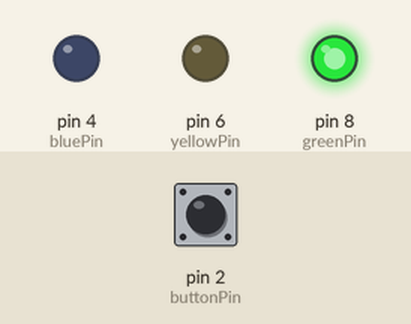
This sketch was run on a simulated Arduino Uno, built with avr-gcc and run on an emulated ATmega328P. Shown: output pins drawn as LEDs (lit = HIGH). Inputs (shaded band) come from the test bench; at power-on: pin 2 (buttonPin) HIGH. What the sketch prints to the serial monitor is not drawn.

Above: at 4.2 s.
4.3 s: pin 2 (buttonPin) pulled LOW for 0.15 s
At 4.6 s:
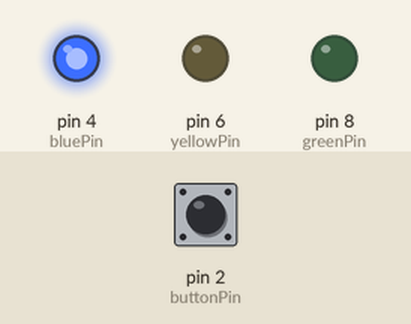
7.4 s: pin 2 (buttonPin) pulled LOW for 1 s
At 11.1 s:
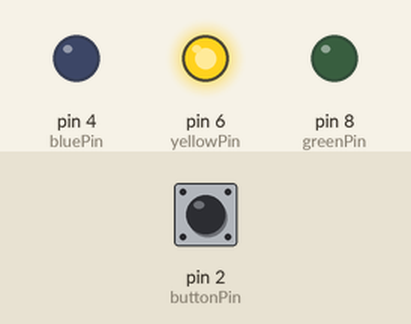
11.4 s: pin 2 (buttonPin) pulled LOW for 3.2 s
At 14.9 s:
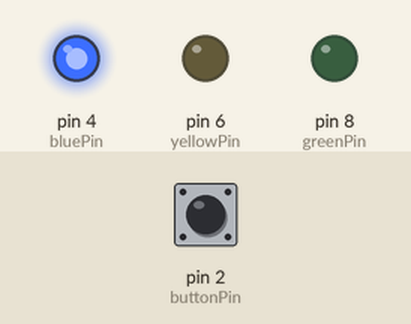
Timing chart, 0 to 19.6 s (numbered marks = the images above; inputs shaded):
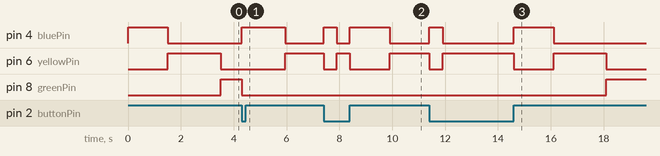

Measured:
- after the input at 4.3 s, pin 4 (bluePin): LOW → HIGH at once, → LOW 1.7 s later; pin 6 (yellowPin): LOW → HIGH after 1.7 s; pin 8 (greenPin): HIGH → LOW at once
- after the input at 7.4 s, pin 4 (bluePin): LOW → HIGH at once, → LOW 0.50 s later, → HIGH 0.50 s later, → LOW 1.5 s later; pin 6 (yellowPin): HIGH → LOW after 0.00 s instead of 0.55 s; pin 8 (greenPin): stays LOW (without the input it goes to HIGH after 0.55 s)
- after the input at 11.4 s, pin 4 (bluePin): LOW → HIGH at once, → LOW 0.50 s later, → HIGH 2.7 s later, → LOW 1.5 s later; pin 8 (greenPin): LOW → HIGH after 6.7 s instead of 0.50 s

The sketch:

morse.ino
```cpp
// Constants and variables (...Mr. Dewitt)
const int greenPin = 8;
const int yellowPin = 6;
const int bluePin = 4;
const int buttonPin = 2;

const int dotSignal = 1;
const int dashSignal = 2;
const int letterPauseSignal = 3;
const int wordPauseSignal = 4;

const int T = 500;
const int letterPause = 3*T;
const int wordPause = 7*T;

int buttonState = HIGH;    // LOW means pressed / active
int previousState = HIGH;
long buttonPress = 0;
long buttonRelease = 0;
long deltaT = 0;
bool wordPauseSent = false;


void setup() {
  // put your setup code here, to run once:

  Serial.begin(9600);

  pinMode(greenPin, OUTPUT);
  pinMode(yellowPin, OUTPUT);
  pinMode(bluePin, OUTPUT);
  pinMode(buttonPin, INPUT);

  digitalWrite(greenPin, LOW);
  digitalWrite(yellowPin, LOW);
  digitalWrite(bluePin, LOW);
}


void loop() {
  // put your main code here, to run repeatedly:

  buttonState = digitalRead(buttonPin);

  // Pressed event
  if(buttonState == LOW && previousState == HIGH){
    wordPauseSent = false;
    previousState = LOW;
    buttonPress = millis();

    // Handle pause
    deltaT = buttonPress - buttonRelease;

    if(deltaT > letterPause && deltaT < wordPause){
      Serial.print(letterPauseSignal);
    }
  }

  // Released event
  else if(buttonState == HIGH && previousState == LOW){
    previousState = HIGH;
    buttonRelease = millis();

    // Handle signal length
    deltaT = buttonRelease - buttonPress;
    if(deltaT > T){
      Serial.print(dashSignal);
    }
    else{
      Serial.print(dotSignal);
    }
  }

  // Work indicators pause
  else if(buttonState == HIGH){
    deltaT = millis() - buttonRelease;
    if(deltaT > wordPause && !wordPauseSent){
      setGreen();
      Serial.print(wordPauseSignal);
      wordPauseSent = true;
    }
    else if(deltaT > wordPause){
      setGreen();
    }
    else if(deltaT > letterPause){
      setYellow();
    }
    else{
      setBlue();
    }
  }

  // Work indicators press
  else if(buttonState == LOW){
    deltaT = millis() - buttonPress;
    if(deltaT > T){
      setYellow();
    }
    else{
      setBlue();
    }
  }
}

void setYellow(){
  digitalWrite(yellowPin, HIGH);
  digitalWrite(greenPin, LOW);
  digitalWrite(bluePin, LOW);
}

void setGreen(){
  digitalWrite(yellowPin, LOW);
  digitalWrite(greenPin, HIGH);
  digitalWrite(bluePin, LOW);
}

void setBlue(){
  digitalWrite(yellowPin, LOW);
  digitalWrite(greenPin, LOW);
  digitalWrite(bluePin, HIGH);
}
```
